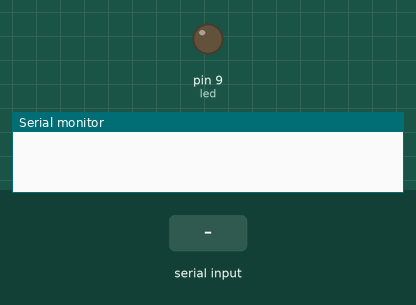
The sketch below on a simulated Arduino Uno, built with avr-gcc and run on an emulated ATmega328P. On the bench: output pins drawn as LEDs (lit = HIGH), the last lines printed to the serial monitor. The test bench sets the inputs (shaded band).

Above: at 1.2 s.
1.3 s: "F" received over Serial
At 2.1 s:
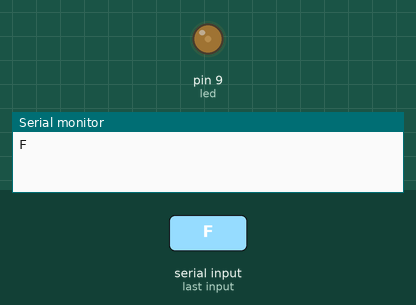
2.8 s: "B" received over Serial
At 3.6 s:
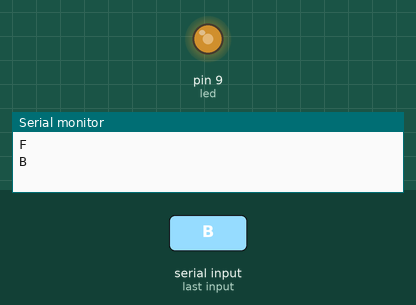
4.8 s: "R" received over Serial
At 6.4 s:
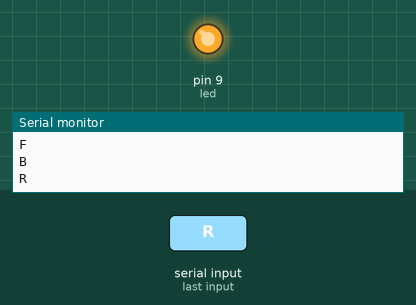
6.8 s: "L" received over Serial
At 7.9 s:
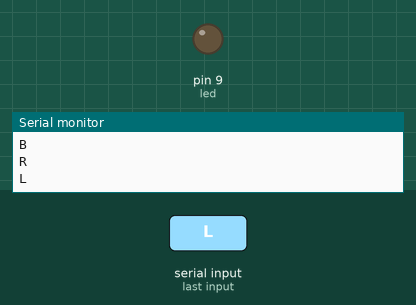
Timing chart, 0 to 9.8 s (numbered marks = the images above; inputs shaded):
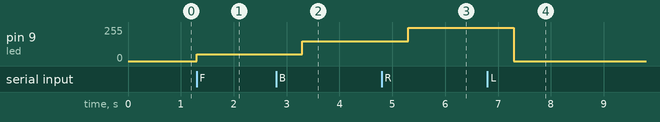

The sketch:

bluetooth_lights_brightness_controlled.ino
```cpp
int led=9;

char t;
void setup() {
  Serial.begin(9600);
  pinMode(led,OUTPUT);
}

void loop() {
  while(Serial.available()>0){
     t=Serial.read();
      Serial.println(t);
  }
  if(t=='F'){
    analogWrite(led,50);
    delay(1000);


  }
   else if (t=='B'){
    analogWrite(led,150);
    delay(1000);

  }
  else if (t=='R'){
    analogWrite(led,250);
    delay(1000);

}
  else if (t=='L'){
    analogWrite(led,0);
    delay(1000);

  }
}
```

Measured:
- after the input at 1.3 s, pin 9 (led): 0/255 → 50/255 at once
- after the input at 2.8 s, pin 9 (led): 50/255 → 150/255 after 0.50 s
- after the input at 4.8 s, pin 9 (led): 150/255 → 250/255 after 0.50 s
- after the input at 6.8 s, pin 9 (led): 250/255 → 0/255 after 0.50 s
